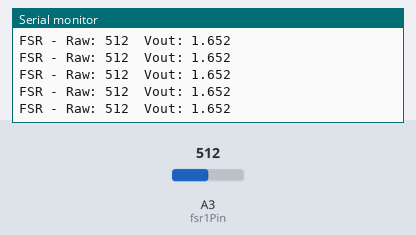
Simulated run of this sketch. Board: Arduino Uno, built with avr-gcc and run on an emulated ATmega328P. Shown: the last lines printed to the serial monitor. The test bench sets the inputs (shaded band); at power-on: A3 (fsr1Pin) = 512.

Above: at 1.2 s.
1.3 s: A3 (fsr1Pin) set to 716
At 1.32 s:
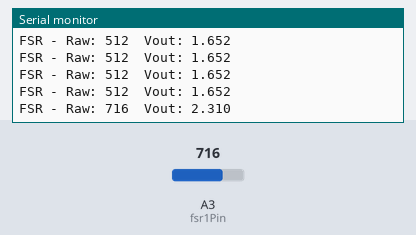
2.8 s: A3 (fsr1Pin) set to 900
At 2.83 s:
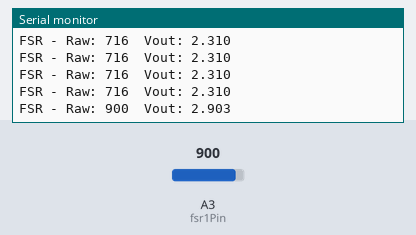
Timing chart, 0 to 5.8 s (numbered marks = the images above; inputs shaded):
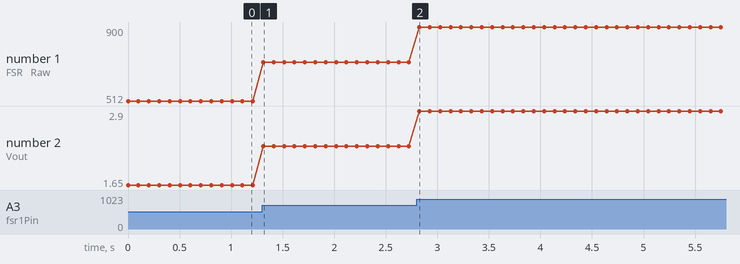

Measured:
- after the input at 1.3 s, the serial monitor: prints a new line at once (image 1)
- after the input at 2.8 s, the serial monitor: prints a new line at once (image 2)
- plotted number 1: 512 → 716 after the input at 1.3 s, 716 → 900 after the input at 2.8 s
- plotted number 2: 1.65 → 2.31 after the input at 1.3 s, 2.31 → 2.9 after the input at 2.8 s

The sketch:

twoFSRs.ino
```cpp
const int fsr1Pin = A3;           // FSR 1 connected to analog input A0
const float Vcc = 3.3;            // Teensy ADC reference voltage (typically 3.3 V)

void setup() {
  Serial.begin(9600);             // Start serial communication
}

void loop() {
  // Read analog values (10-bit resolution: 0–1023)
  int raw1 = analogRead(fsr1Pin);

  // Convert to voltage
  float Vout1 = raw1 * (Vcc / 1023.0);

  // Print readings
  Serial.print("FSR - Raw: ");
  Serial.print(raw1);
  Serial.print("\tVout: ");
  Serial.println(Vout1, 3);

  delay(100);  // 10 Hz sampling rate
}
```
